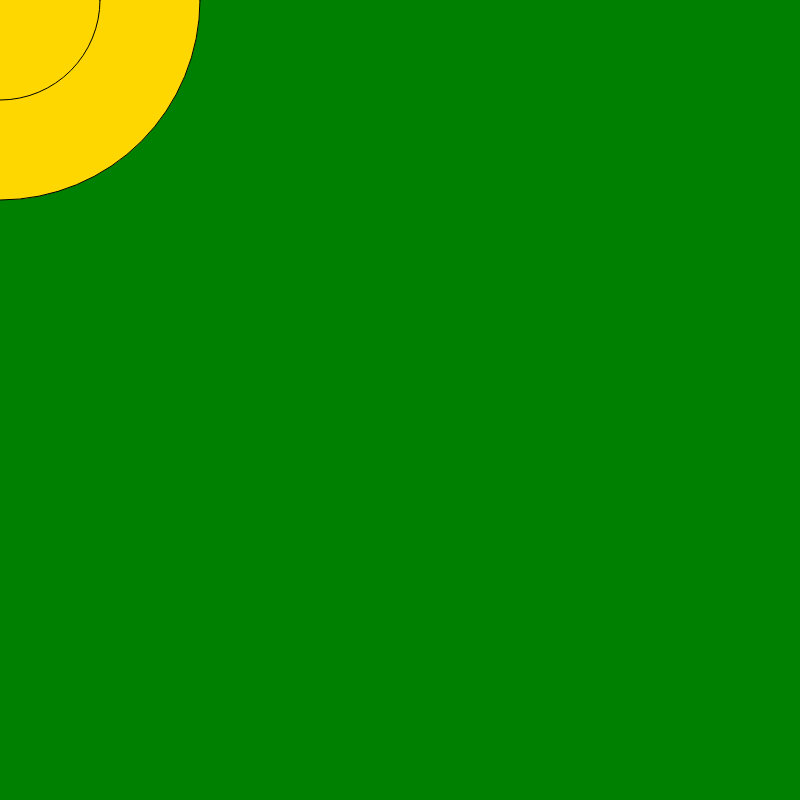
Frame 1 (no input)
Frame 60 (no input): identical to frame 1, image omitted
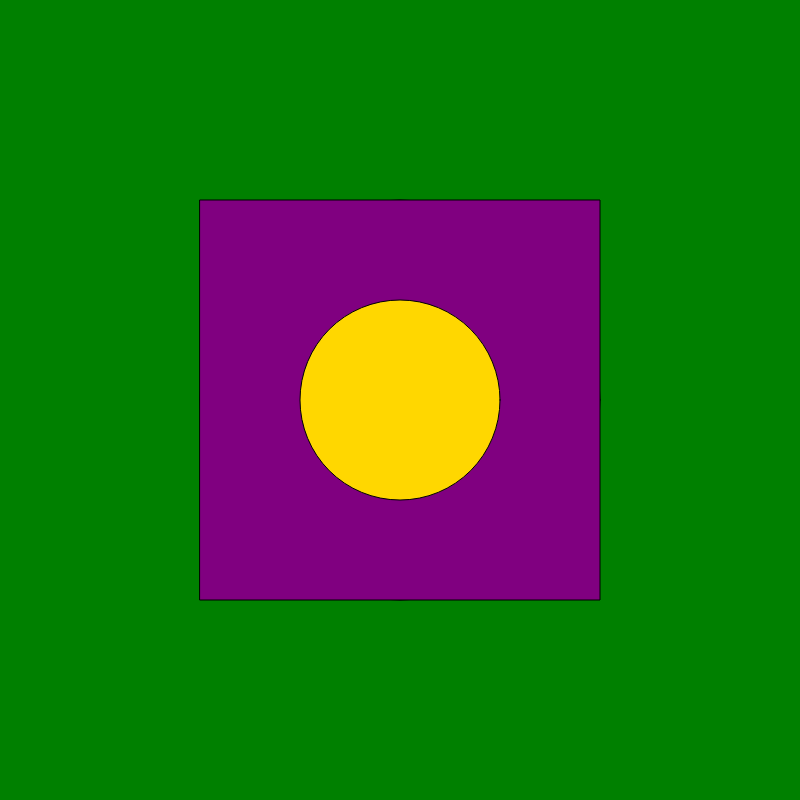
Frame 120 (the mouse pressed at the canvas centre since frame 60)

The p5.js sketch that drew these frames (run headless with seeded random() and noise() and a simulated clock; from frame 60 on, the mouse is pressed at the canvas centre):

// p5.js sketch
// ── sketch.js
function setup() {
  createCanvas(800, 800);

}

function draw (){
  background('green');
  fill('gold');
  ellipse(mouseX, mouseY, 400, 400);
  fill('purple');
  rect(200,200,mouseX,mouseY);
  fill('gold');
  ellipse(mouseX, mouseY, 200, 200);
  
}
   
